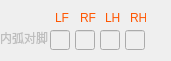
     <widget class="QWidget" name="widget_14" native="true">
      <property name="enabled">
       <bool>false</bool>
      </property>
      <property name="geometry">
       <rect>
        <x>1090</x>
        <y>90</y>
        <width>171</width>
        <height>61</height>
       </rect>
      </property>
      <widget class="QLineEdit" name="edit_90innerTrot_pressSet_lf_2">
       <property name="geometry">
        <rect>
         <x>50</x>
         <y>30</y>
         <width>20</width>
         <height>20</height>
        </rect>
       </property>
       <property name="text">
        <string/>
       </property>
      </widget>
      <widget class="QLabel" name="label_114">
       <property name="geometry">
        <rect>
         <x>0</x>
         <y>30</y>
         <width>48</width>
         <height>16</height>
        </rect>
       </property>
       <property name="text">
        <string>内弧对脚2</string>
       </property>
      </widget>
      <widget class="QLineEdit" name="edit_90innerTrot_pressSet_rf_2">
       <property name="geometry">
        <rect>
         <x>75</x>
         <y>30</y>
         <width>20</width>
         <height>20</height>
        </rect>
       </property>
       <property name="text">
        <string/>
       </property>
      </widget>
      <widget class="QLineEdit" name="edit_90innerTrot_pressSet_lh_2">
       <property name="geometry">
        <rect>
         <x>100</x>
         <y>30</y>
         <width>20</width>
         <height>20</height>
        </rect>
       </property>
       <property name="text">
        <string/>
       </property>
      </widget>
      <widget class="QLineEdit" name="edit_90innerTrot_pressSet_rh_2">
       <property name="geometry">
        <rect>
         <x>125</x>
         <y>30</y>
         <width>20</width>
         <height>20</height>
        </rect>
       </property>
       <property name="text">
        <string/>
       </property>
      </widget>
      <widget class="QLabel" name="label_115">
       <property name="geometry">
        <rect>
         <x>55</x>
         <y>10</y>
         <width>16</width>
         <height>16</height>
        </rect>
       </property>
       <property name="styleSheet">
        <string notr="true">font: 25 6pt &quot;Adobe 宋体 Std L&quot;;
color: rgb(255, 85, 0);</string>
       </property>
       <property name="text">
        <string>LF</string>
       </property>
      </widget>
      <widget class="QLabel" name="label_116">
       <property name="geometry">
        <rect>
         <x>80</x>
         <y>10</y>
         <width>16</width>
         <height>16</height>
        </rect>
       </property>
       <property name="styleSheet">
        <string notr="true">font: 25 6pt &quot;Adobe 宋体 Std L&quot;;
color: rgb(255, 85, 0);</string>
       </property>
       <property name="text">
        <string>RF</string>
       </property>
      </widget>
      <widget class="QLabel" name="label_117">
       <property name="geometry">
        <rect>
         <x>105</x>
         <y>10</y>
         <width>16</width>
         <height>16</height>
        </rect>
       </property>
       <property name="styleSheet">
        <string notr="true">font: 25 6pt &quot;Adobe 宋体 Std L&quot;;
color: rgb(255, 85, 0);</string>
       </property>
       <property name="text">
        <string>LH</string>
       </property>
      </widget>
      <widget class="QLabel" name="label_118">
       <property name="geometry">
        <rect>
         <x>130</x>
         <y>10</y>
         <width>16</width>
         <height>16</height>
        </rect>
       </property>
       <property name="styleSheet">
        <string notr="true">font: 25 6pt &quot;Adobe 宋体 Std L&quot;;
color: rgb(255, 85, 0);</string>
       </property>
       <property name="text">
        <string>RH</string>
       </property>
      </widget>
     </widget>
